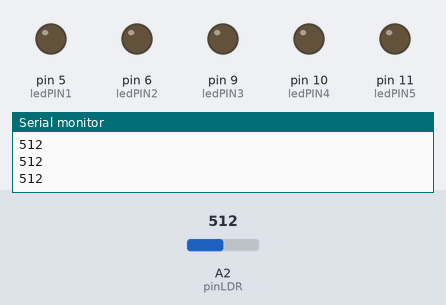
This sketch was run on a simulated Arduino Uno, built with avr-gcc and run on an emulated ATmega328P. Shown: output pins drawn as LEDs (lit = HIGH), the last lines printed to the serial monitor. Inputs (shaded band) come from the test bench; at power-on: A2 (pinLDR) = 512.

Above: at 1.2 s.
1.3 s: A2 (pinLDR) set to 775
2.8 s: A2 (pinLDR) set to 792
At 3.8 s:
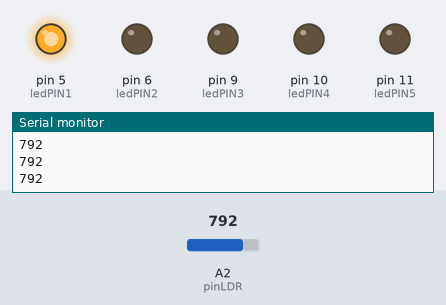
4.3 s: A2 (pinLDR) set to 852
5.8 s: A2 (pinLDR) set to 873
At 6.1 s:
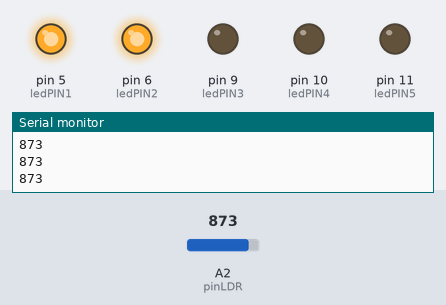
7.3 s: A2 (pinLDR) set to 905
8.8 s: A2 (pinLDR) set to 933
At 9.6 s:
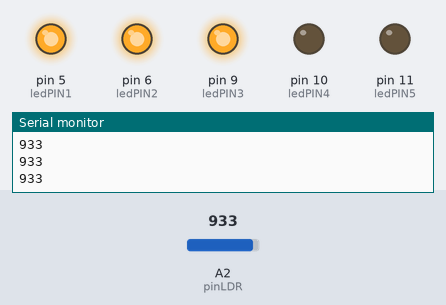
Timing chart, 0 to 11.3 s (numbered marks = the images above; inputs shaded):
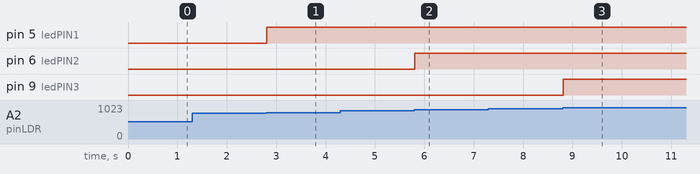

Measured:
- the behaviour switches between 784 and 785 on A2 (pinLDR) (found by bisection; images 0 and 1)
- the behaviour switches between 865 and 866 on A2 (pinLDR) (found by bisection; images 1 and 2)
- the behaviour switches between 921 and 922 on A2 (pinLDR) (found by bisection; images 2 and 3)
- after the input at 2.8 s, pin 5 (ledPIN1): LOW → HIGH at once
- after the input at 5.8 s, pin 6 (ledPIN2): LOW → HIGH at once
- after the input at 8.8 s, pin 9 (ledPIN3): LOW → HIGH at once

The sketch:

light_meter.ino
```cpp
int pinLDR = A2;
int LDRvalue = 0;

const int ledPIN1 = 5;
const int ledPIN2 = 6;
const int ledPIN3 = 9;
const int ledPIN4 = 10;
const int ledPIN5 = 11;

void setup() {

  Serial.begin(9600);
   pinMode(ledPIN1, OUTPUT);
   pinMode(ledPIN2, OUTPUT);
   pinMode(ledPIN3, OUTPUT);
   pinMode(ledPIN4, OUTPUT);
   pinMode(ledPIN5, OUTPUT);

}

void loop() {
 LDRvalue = analogRead(pinLDR);
  Serial.println(LDRvalue);
  if(LDRvalue < 784){
    digitalWrite(ledPIN1, LOW);
    digitalWrite(ledPIN2, LOW);
    digitalWrite(ledPIN3, LOW);
    digitalWrite(ledPIN4, LOW);
    digitalWrite(ledPIN5, LOW);
  }
  if(LDRvalue > 784 & LDRvalue < 865){
   	digitalWrite(ledPIN1, HIGH);
    digitalWrite(ledPIN2, LOW);
    digitalWrite(ledPIN3, LOW);
    digitalWrite(ledPIN4, LOW);
    digitalWrite(ledPIN5, LOW);
  }
  if(LDRvalue > 865 & LDRvalue < 921){
   	digitalWrite(ledPIN1, HIGH);
    digitalWrite(ledPIN2, HIGH);
    digitalWrite(ledPIN3, LOW);
    digitalWrite(ledPIN4, LOW);
    digitalWrite(ledPIN5, LOW);
  }
  if(LDRvalue > 921 & LDRvalue < 959){
   	digitalWrite(ledPIN1, HIGH);
    digitalWrite(ledPIN2, HIGH);
    digitalWrite(ledPIN3, HIGH);
    digitalWrite(ledPIN4, LOW);
    digitalWrite(ledPIN5, LOW);
  }
  if(LDRvalue > 959 & LDRvalue < 965){
   	digitalWrite(ledPIN1, HIGH);
    digitalWrite(ledPIN2, HIGH);
    digitalWrite(ledPIN3, HIGH);
    digitalWrite(ledPIN4, HIGH);
    digitalWrite(ledPIN5, LOW);
  }
  if(LDRvalue > 965){
   	digitalWrite(ledPIN1, HIGH);
    digitalWrite(ledPIN2, HIGH);
    digitalWrite(ledPIN3, HIGH);
    digitalWrite(ledPIN4, HIGH);
    digitalWrite(ledPIN5, HIGH);
  }

}
```
